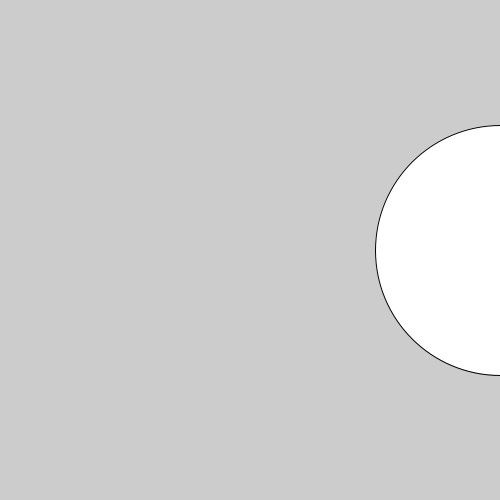
Frame 1 (no input)
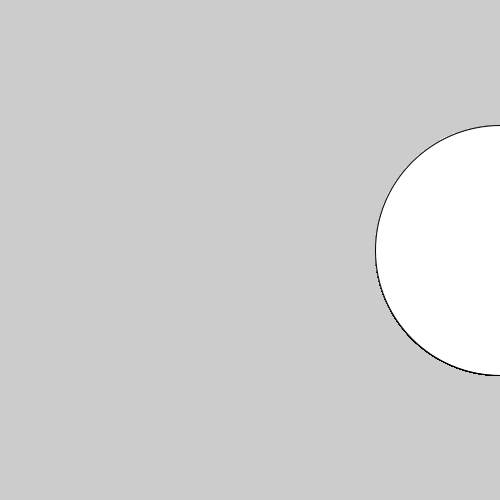
Frame 60 (the mouse pressed at the canvas centre just before this capture)
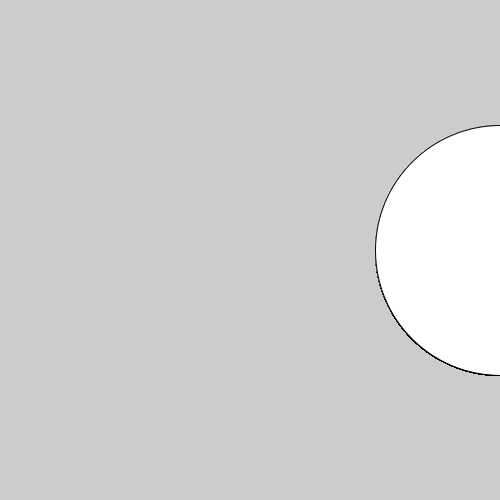
Frame 120 (the mouse held since frame 60 and released just before this capture)

The Processing sketch that drew these frames (run headless with seeded random() and noise(); from frame 60 on, the mouse is pressed at the canvas centre):

// Processing sketch: h9_9_6
// ── h9_9_6.pde
//opdracht 9.6 h9//

void setup() {
  size(500, 500);
}

void draw() {
  ellipse(width, height/2, 50, 50);
  ellipse(width, height/2, 100, 100);
  ellipse(width, height/2, 150, 150);
  ellipse(width, height/2, 200, 200);
  ellipse(width, height/2, 250, 250);
}
